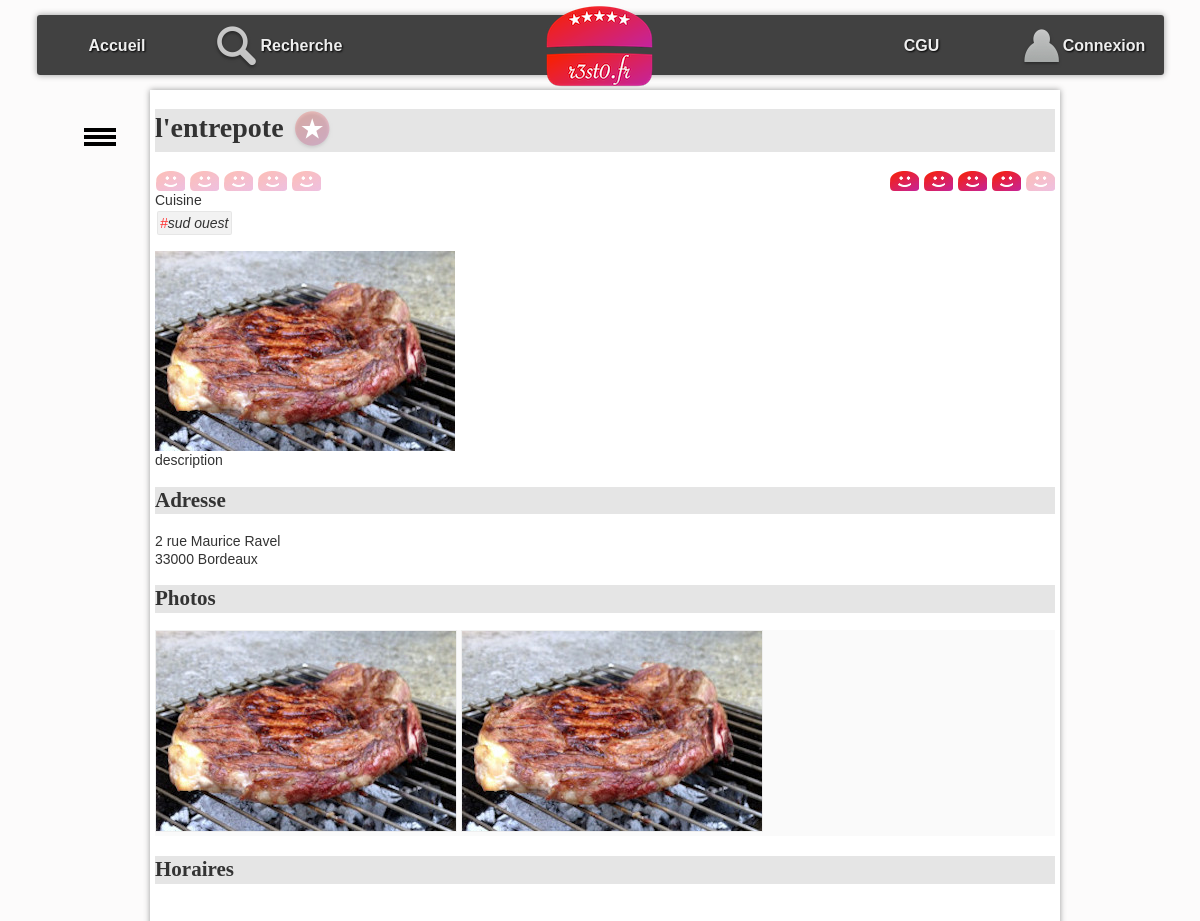
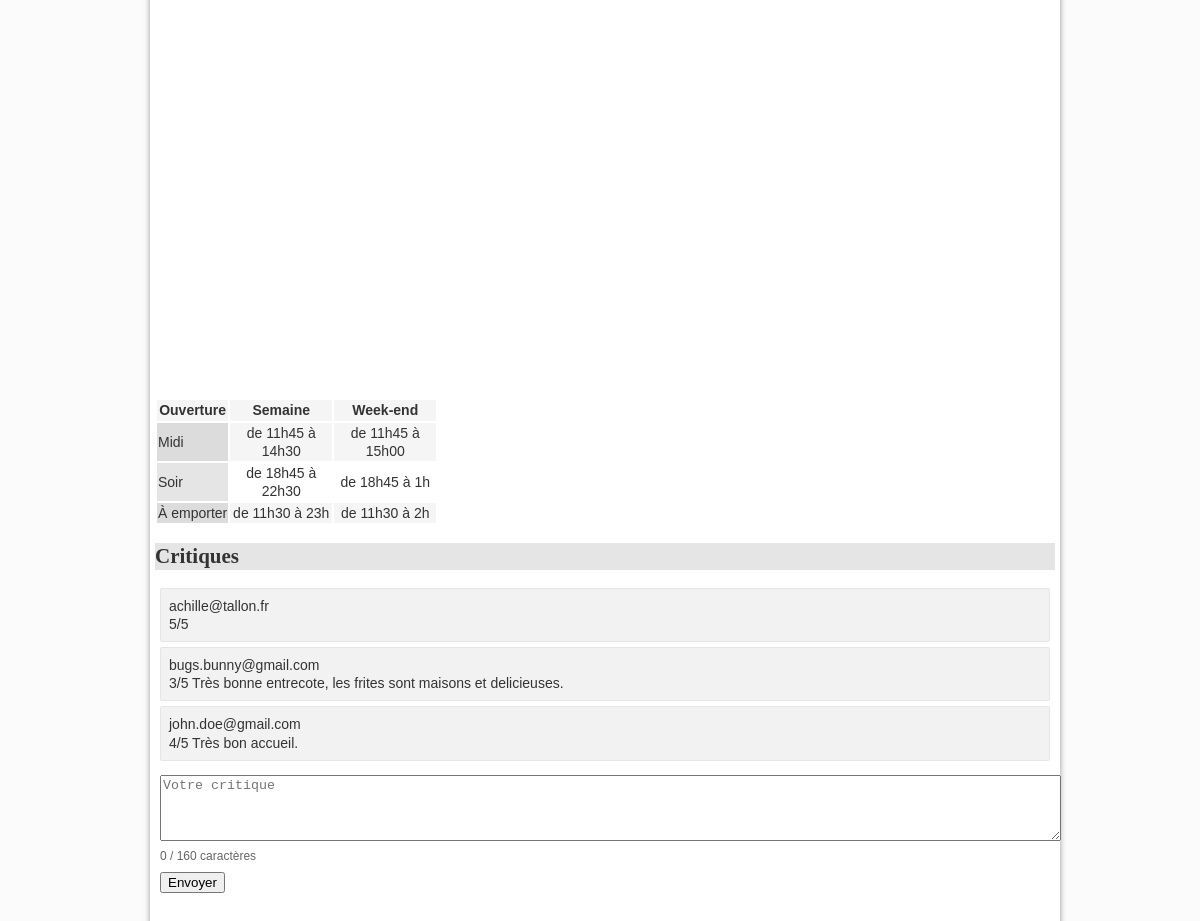
The page /controleur/detailResto.php?idR=1 on the database its author committed (2 pictures, top to bottom).
### tables this page shows
CREATE TABLE `resto` (
  `idR` bigint(20) NOT NULL,
  `nomR` varchar(255) DEFAULT NULL,
  `numAdrR` varchar(20) DEFAULT NULL,
  `voieAdrR` varchar(255) DEFAULT NULL,
  `cpR` char(5) DEFAULT NULL,
  `villeR` varchar(255) DEFAULT NULL,
  `latitudeDegR` float DEFAULT NULL,
  `longitudeDegR` float DEFAULT NULL,
  `descR` text DEFAULT NULL,
  `horairesR` text DEFAULT NULL
);

CREATE TABLE `typecuisine` (
  `idTC` bigint(20) NOT NULL,
  `libelleTC` varchar(255) DEFAULT NULL
);

CREATE TABLE `photo` (
  `idP` bigint(20) NOT NULL,
  `cheminP` varchar(255) DEFAULT NULL,
  `idR` bigint(20) DEFAULT NULL
);

CREATE TABLE `critiquer` (
  `idR` bigint(20) NOT NULL,
  `mailU` varchar(150) NOT NULL,
  `note` int(11) DEFAULT NULL,
  `commentaire` varchar(4096) DEFAULT NULL,
  `statut` varchar(20) DEFAULT NULL
);

### controleur/detailResto.php (called while the page is built, shortened)
<?php
if ($_SERVER["SCRIPT_FILENAME"] == __FILE__) {
    $racine = "..";
}
include_once "$racine/modele/bd.resto.inc.php";
include_once "$racine/modele/bd.typecuisine.inc.php";
include_once "$racine/modele/bd.photo.inc.php";
include_once "$racine/modele/bd.critiquer.inc.php";
include_once "$racine/modele/bd.aimer.inc.php";
$idR = $_GET["idR"];
$unResto = getRestoByIdR($idR);
$lesTypesCuisine = getTypesCuisineByIdR($idR);
$lesPhotos = getPhotosByIdR($idR);
$noteMoy = round(getNoteMoyenneByIdR($idR), 0);
$mailU = getMailULoggedOn();
$aimer = getAimerById($mailU, $idR);
$note = getNoteByUser($idR, $mailU);
$critiques = getCritiquerByIdR($idR);
include "$racine/vue/entete.html.php";
include "$racine/vue/vueDetailResto.php";
include "$racine/vue/pied.html.php";

### modele/bd.resto.inc.php (called while the page is built, shortened)
<?php
function getRestoByIdR($idR)
{
    try {
        $cnx = connexionPDO();
        $req = $cnx->prepare("select * from resto where idR=:idR");
        $req->bindValue(':idR', $idR, PDO::PARAM_INT);
        $req->execute();
        $resultat = $req->fetch(PDO::FETCH_ASSOC);
    } catch (PDOException $e) {
        print "Erreur !: " . $e->getMessage();
        die();
    }
    return $resultat;
}

### modele/bd.aimer.inc.php (called while the page is built, shortened)
<?php
function getAimerById($mailU, $idR){
    try {
        $cnx = connexionPDO();
        $req = $cnx->prepare("select * from aimer where mailU=:mailU and  idR=:idR");
        $req->bindValue(':idR', $idR, PDO::PARAM_INT);
        $req->bindValue(':mailU', $mailU, PDO::PARAM_STR);
        $req->execute();
        $resultat = $req->fetch(PDO::FETCH_ASSOC);
    } catch (PDOException $e) {
        print "Erreur !: " . $e->getMessage();
        die();
    }
    return $resultat;
}
?>

### modele/bd.critiquer.inc.php (called while the page is built, shortened)
<?php
function getCritiquerByIdR($idR)
{
    $resultat = array();
    try {
        $cnx = connexionPDO();
        $req = $cnx->prepare("select * from critiquer where idR=:idR AND statut = 'autorise'");
        $req->bindValue(':idR', $idR, PDO::PARAM_INT);
        $req->execute();
        $resultat = $req->fetchAll(PDO::FETCH_ASSOC);
    } catch (PDOException $e) {
        print "Erreur !: " . $e->getMessage();
        die();
    }
    return $resultat;
}
function getNoteMoyenneByIdR($idR)
{
    try {
        $cnx = connexionPDO();
        $req = $cnx->prepare("select avg(note) from critiquer where idR=:idR AND statut = 'autorise'");
        $req->bindValue(':idR', $idR, PDO::PARAM_INT);
        $req->execute();
        $resultat = $req->fetch(PDO::FETCH_ASSOC);
    } catch (PDOException $e) {
        print "Erreur !: " . $e->getMessage();
        die();
    }
    if ($req->rowCount() > 0) {
        return $resultat["avg(note)"];
    } else {
        return 0;
    }
}
function getNoteByUser($idR, $mailU)
{
    try {
        $cnx = connexionPDO();
        $req = $cnx->prepare("SELECT note FROM critiquer WHERE idR=:idR AND mailU=:mailU AND statut = 'autorise'");
        $req->bindValue(':idR', $idR, PDO::PARAM_INT);
        $req->bindValue(':mailU', $mailU, PDO::PARAM_STR);
        $req->execute();
        $resultat = $req->fetch(PDO::FETCH_ASSOC);
    } catch (PDOException $e) {
        print "Erreur !: " . $e->getMessage();
        die();
    }
    if ($req->rowCount() > 0) {
        return $resultat["note"];
    } else {
        return null;
    }
}

### modele/bd.typecuisine.inc.php (called while the page is built, shortened)
<?php
function getTypesCuisineByIdR($idR){
    $resultat = array();
    try {
        $cnx = connexionPDO();
        $req = $cnx->prepare("select typeCuisine.* from typeCuisine,proposer where typeCuisine.idTC = proposer.idTC and proposer.idR = :idR");
        $req->bindValue(':idR', $idR, PDO::PARAM_INT);
        $req->execute();
        $resultat = $req->fetchAll(PDO::FETCH_ASSOC);
    } catch (PDOException $e) {
        print "Erreur !: " . $e->getMessage();
        die();
    }
    return $resultat;
}
?>

### modele/bd.photo.inc.php (called while the page is built, shortened)
<?php
function getPhotosByIdR($idR) {
    $resultat = array();
    try {
        $cnx = connexionPDO();
        $req = $cnx->prepare("select * from photo where idR=:idR");
        $req->bindValue(':idR', $idR, PDO::PARAM_INT);
        $req->execute();
        $resultat = $req->fetchAll(PDO::FETCH_ASSOC);
    } catch (PDOException $e) {
        print "Erreur !: " . $e->getMessage();
        die();
    }
    return $resultat;
}
?>

### vue/vueDetailResto.php (the view, shortened to what this page needs)
<h1><?= $unResto['nomR']; ?>
    <?php if ($aimer != false) { ?>
        <a href="./?action=aimer&idR=<?= $unResto['idR']; ?>"><img class="aimer" src="images/aime.png" alt="j'aime ce restaurant"></a>
    <?php } else { ?>
        <a href="./?action=aimer&idR=<?= $unResto['idR']; ?>"><img class="aimer" src="images/aimepas.png" alt="je n'aime pas encore ce restaurant"></a>
    <?php } ?>
</h1>
<div class="note-row" style="display:flex; justify-content:space-between; align-items:center; gap:12px;">
    <div id="user-note">
        <?php for ($i = 1; $i <= 5; $i++) { ?>
            <a class="aimer" href="./?action=noter&note=<?= $i ?>&idR=<?= $unResto['idR']; ?>">
                <?php if ($i <= $note) { ?>
                    <img class="note" src="images/like.png" alt="">
                <?php } else { ?>
                    <img class="note" src="images/neutre.png" alt="line neutre">
                <?php } ?>
            </a>
        <?php } ?>
    </div>
    <div id="avg-note">
        <?php for ($i = 1; $i <= 5; $i++) { ?>
            <span class="aimer">
                <?php if ($i <= $noteMoy) { ?>
                    <img class="note" src="images/like.png" alt="">
                <?php } else { ?>
                    <img class="note" src="images/neutre.png" alt="line neutre">
                <?php } ?>
            </span>
        <?php } ?>
    </div>
</div>
<section>
    Cuisine <br />
    <ul id="tagFood">
        <?php for ($j = 0; $j < count($lesTypesCuisine); $j++) { ?>
            <li class="tag"><span class="tag">#</span><?= $lesTypesCuisine[$j]["libelleTC"] ?></li>
        <?php } ?>
    </ul>
</section>
<p id="principal">
    <?php if (count($lesPhotos) > 0) { ?>
        <img src="photos/<?= $lesPhotos[0]["cheminP"] ?>" alt="photo du restaurant" />
    <?php } ?>
    <br />
    <?= $unResto['descR']; ?>
</p>
<h2 id="adresse">
    Adresse
</h2>
<p>
    <?= $unResto['numAdrR']; ?>
    <?= $unResto['voieAdrR']; ?><br />
    <?= $unResto['cpR']; ?>
    <?= $unResto['villeR']; ?>
</p>
<h2 id="photos">
    Photos
</h2>
<ul id="galerie">
    <?php for ($i = 0; $i < count($lesPhotos); $i++) { ?>
        <li> <img class="galerie" src="photos/<?= $lesPhotos[$i]["cheminP"] ?>" alt="" /></li>
    <?php } ?>
</ul>
<h2 id="horaires">
    Horaires
</h2>
<div class="horaires">
    <?php
    if (!empty($unResto['horairesR'])) {
        $horaires = $unResto['horairesR'];
        $horaires = str_replace(array("\r\n", "\r", "\n"), "<br>", $horaires);
        echo $horaires;
    } else {
        echo "Horaires non disponibles";
    }
    ?>
</div>
<h2 id="crit">Critiques</h2>
<ul id="critiques">
    <?php for ($i = 0; $i < count($critiques); $i++) { ?>
        <li>
            <span>
                <?= $critiques[$i]["mailU"] ?>
            </span>
            <div>
                <span>
                    <?php
                    if ($critiques[$i]["note"]) {
                        echo $critiques[$i]["note"] . "/5";
                    }
                    ?>
                </span>
                <span><?= $critiques[$i]["commentaire"] ?> </span>
            </div>
        </li>
    <?php } ?>
</ul>
<form name="formCritique" method="post" action="./?action=critiques&idR=<?= $unResto['idR']; ?>">
    <div style="display: flex; flex-direction: column; align-items: flex-start; gap: 8px; margin-top: 12px; margin-left: 5px;">
        <textarea name="critique" id="critiqueTextarea" placeholder="Votre critique" rows="4" style="width:895px;" maxlength="160"></textarea>
        <div style="font-size: 12px; color: #666;">
            <span id="charCount">0</span> / 160 caractères
        </div>
        <button style="" id="validerNote" data-idR="<?= $unResto['idR']; ?>">Envoyer</button>
    </div>
</form>

### css/base.css (style rules this page uses)
:root { --largeurPage: 900px; --largeurMenuCont : 200px; --margeCalc: calc((100% - var(--largeurPage)) / 2); --margeMenuHaut : 15px; --hauteurMenuGene:60px; --coulA1:#5A7694; --coulA2:#D7E5ED; --coulB1:#566459; --coulB2:#90974A; --coulC:#CDBCA0; --fondC:#fcfbfb; --padding_cote:5px; }
body { font-family: Arial; color : #333; font-size : 14px; line-height : 1.3; scroll-behavior: smooth; background-color : var(--fondC); }
a.aimer { text-decoration: none; }

### css/cgu.css (style rules this page uses)
h1,h2,h3,h4 { font-family: Futura; background-color : rgba(0,0,0,0.1); }
td.cell { text-align : center; width : 100px; }
td.label { background-color : rgba(0,0,0,0.1); }
tr:nth-child(odd) { background-color : rgb(245,245,245); }

### css/corps.css (style rules this page uses)
#tagFood { display:inline-block; padding-left : 0px; font-style: italic; margin : 0px; }
li.tag { display:inline-block; border:1px solid rgba(0,0,0,0.05); background-color:rgba(0,0,0,0.05); padding:2px; margin:2px; border-radius: 2px; }
span.tag { color:rgb(255,50,50); }
#galerie { margin-top : 0px; margin-bottom : 20px; padding-left : 0px; background-color : rgb(250,250,250); }
#galerie li { display : inline-block; }
img.note { padding-left : 1px; vertical-align : sub; }
img.galerie { border:1px solid rgb(239,239,239); }
img.aimer { vertical-align : middle; }
#critiques { list-style-type : none; padding-left : 0px; }
#critiques>li { border:1px solid rgba(0,0,0,0.05); background-color:rgba(0,0,0,0.05); padding:8px; margin:5px; border-radius: 2px; }

### rows shown on the page
resto: nomR "l'entrepote", descR "description", numAdrR "2", voieAdrR "rue Maurice Ravel", cpR "33000", villeR "Bordeaux", horairesR "Ouverture Semaine Week-end Midi de 11h45 à 14h30 de 11h45 à 15h00 Soir de 18h45 à 22h30 de 18h45 à 1h À emporter de 11h30 à 23h de 11h30 à 2h"
typecuisine: libelleTC "sud ouest"
photo: cheminP (picture)
photo: cheminP (picture)
critiquer: mailU "achille@tallon.fr", note "5"
critiquer: mailU "bugs.bunny@gmail.com", note "3", commentaire "Très bonne entrecote, les frites sont maisons et delicieuses."
critiquer: mailU "john.doe@gmail.com", note "4", commentaire "Très bon accueil."
